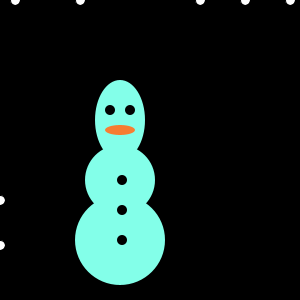
Frame 1 (no input)
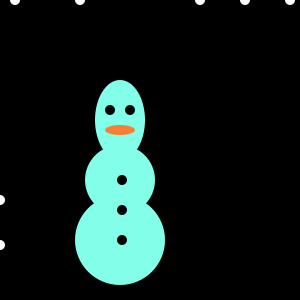
Frame 60 (the mouse pressed at the canvas centre just before this capture)
Frame 120 (the mouse held since frame 60 and released just before this capture): identical to frame 60, image omitted

The Processing sketch that drew these frames (run headless with seeded random() and noise(); from frame 60 on, the mouse is pressed at the canvas centre):

// Processing sketch: processing_146813
// ── processing_146813.pde


boolean flipFlop = false;
int diam;
float randNum;
float randNum2;
float randNum3;
float randNum4;
float randNum5;
float randNum6;
float randNum7;
float randNum8;
void setup(){
  size(300,300);
    
  
}
void draw(){
  background(randNum7,randNum,randNum5);
  if(flipFlop == false){
    diam = 10;
  }else{
   diam = 15;
  }
   
  fill(255,255,255);
  ellipse(15,randNum,diam,diam);
  ellipse(80,randNum2,diam,diam);
  ellipse(randNum3,200,diam,diam);
  ellipse(200,randNum,diam,diam);
  ellipse(290,randNum3,diam,diam);
  ellipse(245,randNum5 ,diam,diam);
  ellipse(randNum5,245,diam,diam);
    
  translate(120,120);
  noStroke();
fill(131,255,233);
ellipse(0,0,50,80);
fill(3,3,3);
ellipse(-10,-10,diam,diam);
ellipse(10,-10,diam,diam);
fill(247,126,50);
ellipse(0,10,30,10);
fill(131,255,233);
ellipse(0,60,70,70);
ellipse(0,120,90,90);
ellipse(-10,200,10,10);
fill(randNum7,randNum5,randNum);
ellipse(2,60,diam,diam);
ellipse(2,90,diam,diam);
ellipse(2,120,diam,diam);
 
 
 
  
  
}
  
void keyPressed(){
  flipFlop =! flipFlop;
  randNum=random(2,80);
  randNum2=random(2,100);
  randNum3=random(0,120);
  randNum4=random(30,100);
  randNum5=random(0,270);
  randNum6=random(0,111);
  randNum7=random(0,240);
  randNum8=random(0,22);
}
